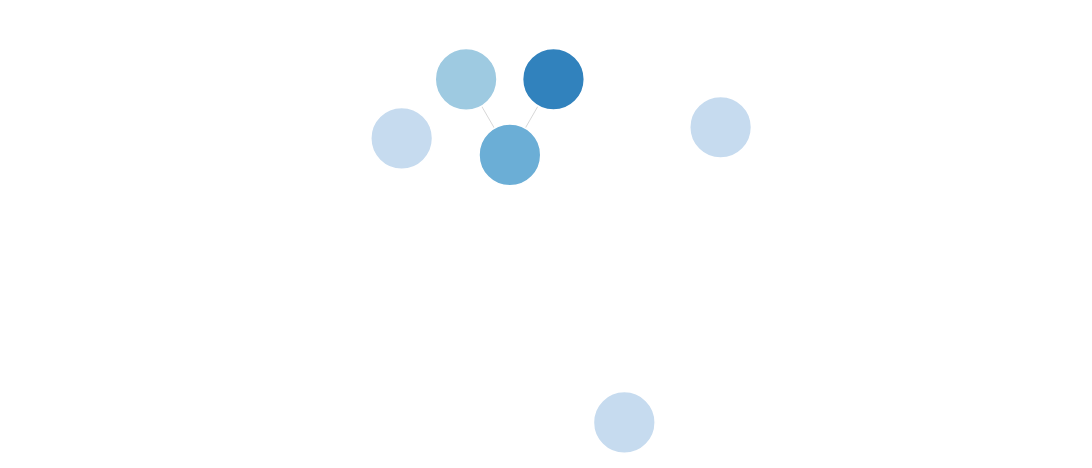

Here is the Vega-Lite specification saved for this chart:
### Vega specification from a JSON file in a GitHub repository (floating-point values rounded to 4 significant figures)
{"$schema": "https://vega.github.io/schema/vega/v5.json", "description": "A node-link diagram with force-directed layout, depicting character co-occurrence in the novel Les Misérables.", "width": 700, "height": 300, "padding": 0, "autosize": "fit", "signals": [{"name": "tooltip", "value": {}, "on": [{"events": "symbol:mouseover", "update": "datum"}, {"events": "symbol:mouseout", "update": "{}"}]}, {"name": "cx", "update": "width / 2"}, {"name": "cy", "update": "height / 2"}, {"name": "nodeRadius", "value": 28, "bind": {"input": "range", "min": 1, "max": 50, "step": 1}}, {"name": "nodeCharge", "value": -30, "bind": {"input": "range", "min": -100, "max": 10, "step": 1}}, {"name": "linkDistance", "value": 30, "bind": {"input": "range", "min": 5, "max": 100, "step": 1}}, {"name": "static", "value": true, "bind": {"input": "checkbox"}}, {"description": "State variable for active node fix status.", "name": "fix", "value": false, "on": [{"events": "symbol:mouseout[!event.buttons], window:mouseup", "update": "false"}, {"events": "symbol:mouseover", "update": "fix || true"}, {"events": "[symbol:mousedown, window:mouseup] > window:mousemove!", "update": "xy()", "force": true}]}, {"description": "Graph node most recently interacted with.", "name": "node", "value": null, "on": [{"events": "symbol:mouseover", "update": "fix === true ? item() : node"}]}, {"description": "Flag to restart Force simulation upon data changes.", "name": "restart", "value": false, "on": [{"events": {"signal": "fix"}, "update": "fix && fix.length"}]}], "data": [{"name": "node-data", "values": {"nodes": [{"name": "Myriel", "type": "pod", "group": 2, "index": 0}, {"name": "Napoleon", "type": "container", "group": 3, "index": 1}, {"name": "Mlle.Baptistine", "type": "node", "group": 4, "index": 2}, {"name": "Mme.Magloire", "type": "container", "group": 1, "index": 3}, {"name": "Mme.Magloire", "type": "container", "group": 1, "index": 3}, {"name": "Mme.Magloire", "type": "container", "group": 1, "index": 3}]}, "format": {"type": "json", "property": "nodes"}}, {"name": "link-data", "values": {"links": [{"source": 1, "target": 0, "value": 100}, {"source": 2, "target": 1, "value": 1}]}, "format": {"type": "json", "property": "links"}}], "scales": [{"name": "color", "type": "ordinal", "domain": {"data": "node-data", "field": "group"}, "range": {"scheme": "category20c"}}], "marks": [{"name": "nodes", "type": "symbol", "zindex": 1, "from": {"data": "node-data"}, "encode": {"enter": {"fill": {"scale": "color", "field": "group"}, "stroke": {"value": "white"}}, "update": {"size": {"signal": "2 * nodeRadius * nodeRadius"}, "fill": {"scale": "color", "field": "group"}, "cursor": {"value": "pointer"}}, "hover": {"fill": {"value": "red"}}}, "transform": [{"type": "force", "iterations": 300, "restart": {"signal": "restart"}, "static": {"signal": "static"}, "signal": "force", "forces": [{"force": "center", "x": {"signal": "cx"}, "y": {"signal": "cy"}}, {"force": "collide", "radius": {"signal": "nodeRadius"}}, {"force": "nbody", "strength": {"signal": "nodeCharge"}}, {"force": "link", "links": "link-data", "distance": {"signal": "linkDistance"}}]}]}, {"type": "path", "from": {"data": "link-data"}, "interactive": false, "encode": {"update": {"stroke": {"value": "#ccc"}, "strokeWidth": {"value": 0.5}}}, "transform": [{"type": "linkpath", "require": {"signal": "force"}, "shape": "line", "sourceX": "datum.source.x", "sourceY": "datum.source.y", "targetX": "datum.target.x", "targetY": "datum.target.y"}]}, {"type": "text", "encode": {"enter": {"fill": {"value": "#333"}}, "update": {"x": {"scale": "color", "offset": 10}, "y": {"scale": "color", "offset": 10}, "text": {"signal": "[tooltip.name, tooltip.type]"}, "fillOpacity": [{"test": "isNaN(tooltip.name)", "value": 0}, {"value": 1}]}}}]}
